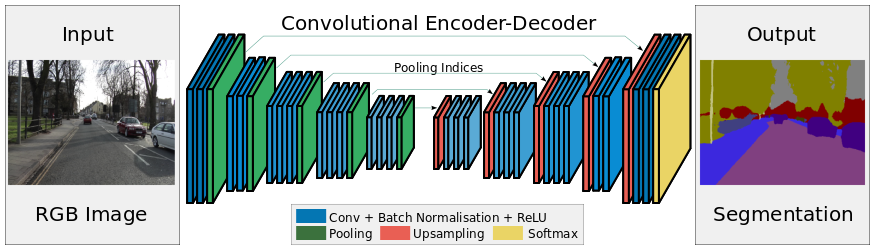
#> input picture milestone/images/segnet.png, 875 x 250 px
$ python -i helper.py   (imports and definitions only)
#> lines starting #> are read from the running program, lines starting #| are printed output that depends on the picture
from __future__ import absolute_import
from __future__ import print_function

import cv2
import numpy as np
import itertools

from helper import *
import os

# [63 lines left out: functions normalized, one_hot_it, one_hot_kitti, one_hot_bsds, gen_hot_bsds, not called in this run]

>>> import cv2
>>> picture = cv2.imread('../milestone/images/segnet.png')
#> picture is the input picture: shape (250, 875, 3); mean B, G, R 174.1, 173.7, 166.6
>>> result = normalized(picture)
#> in normalized, `b=rgb[:,:,0]`:
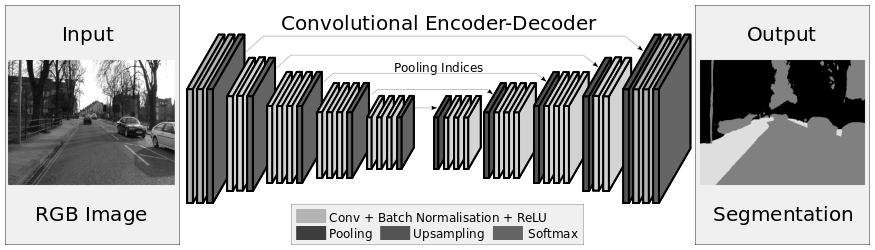
#> b: shape (250, 875); min 0, max 255, mean 174.1
#> in normalized, `g=rgb[:,:,1]`:
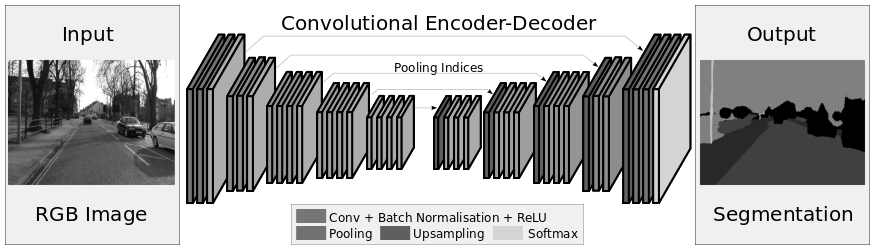
#> g: shape (250, 875); min 0, max 255, mean 173.7
#> in normalized, `r=rgb[:,:,2]`:
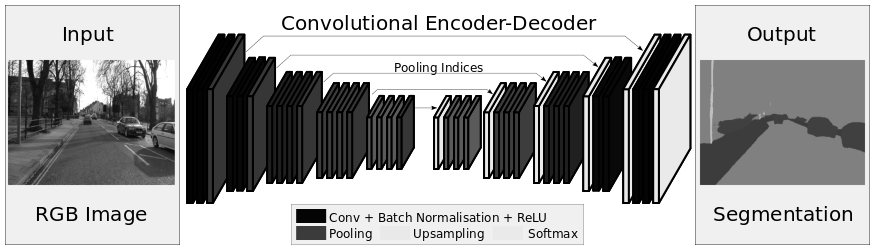
#> r: shape (250, 875); min 0, max 255, mean 166.6
#> in normalized, `norm[:,:,0]=cv2.equalizeHist(b)`:
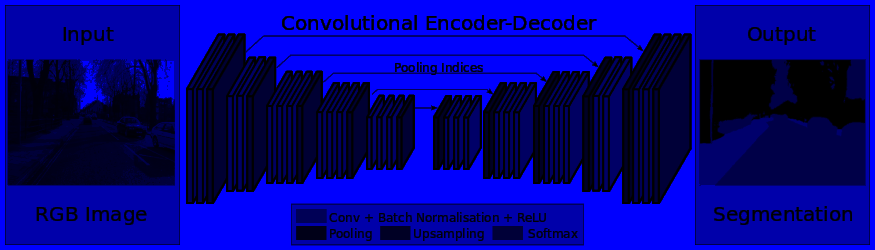
#> norm: shape (250, 875, 3) float32; mean of channels 0, 1, 2 135.2, 0, 0; drawn as B, G, R
#> in normalized, `norm[:,:,1]=cv2.equalizeHist(g)`:
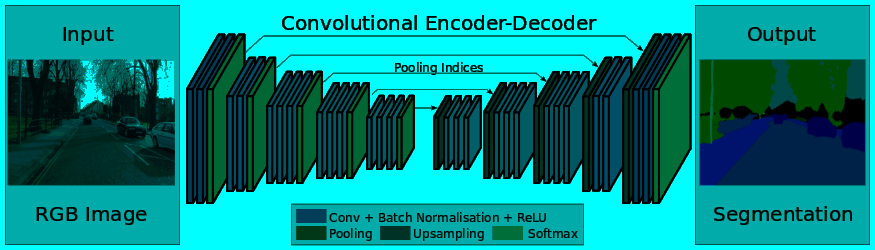
#> norm: shape (250, 875, 3) float32; mean of channels 0, 1, 2 135.2, 137.7, 0; drawn as B, G, R
#> in normalized, `norm[:,:,2]=cv2.equalizeHist(r)`:
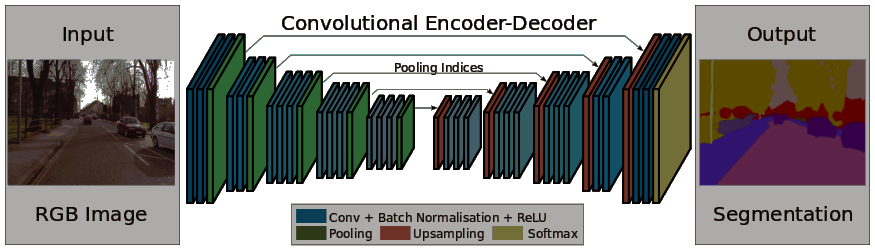
#> norm: shape (250, 875, 3) float32; mean of channels 0, 1, 2 135.2, 137.7, 138.2; drawn as B, G, R

$ run again, on milestone/images/unet.png
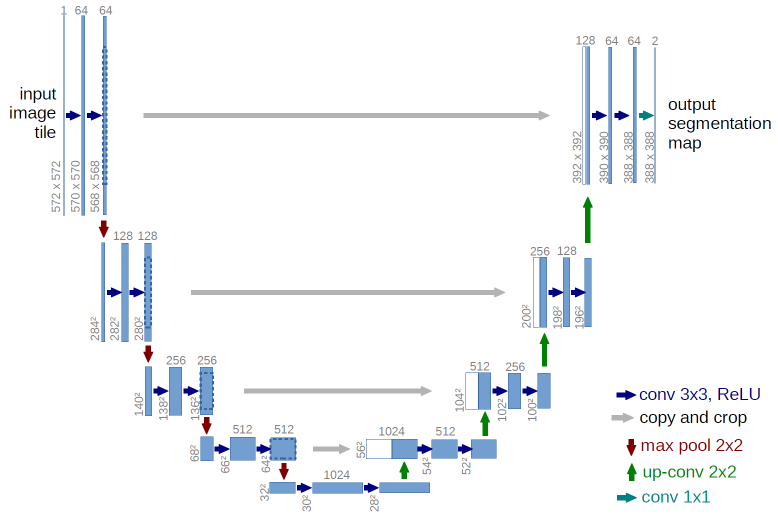
#> input picture milestone/images/unet.png, 1555 x 1036 px (shown at 1/2 size)
#> picture is the input picture: shape (1036, 1555, 3); mean B, G, R 248.4, 246.3, 244.4
#> in normalized, `norm[:,:,1]=cv2.equalizeHist(g)`:
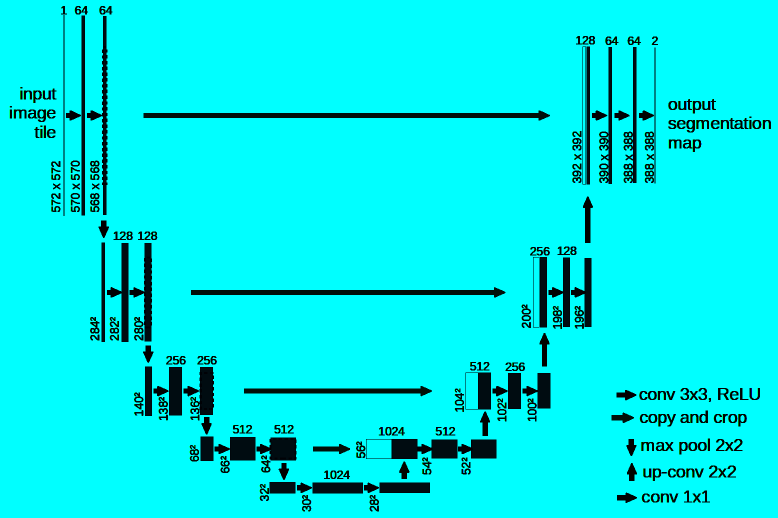
#> norm: shape (1036, 1555, 3) float32 (shown at 1/2 size); mean of channels 0, 1, 2 236.8, 236.7, 0; drawn as B, G, R
#> in normalized, `norm[:,:,2]=cv2.equalizeHist(r)`:
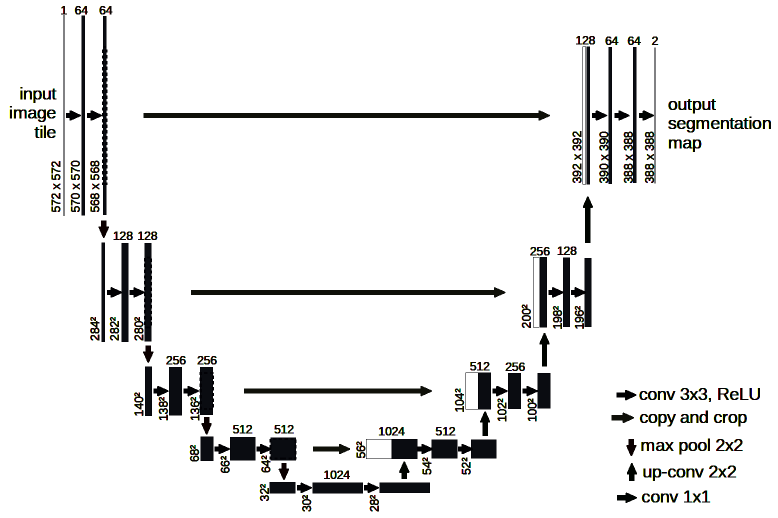
#> norm: shape (1036, 1555, 3) float32 (shown at 1/2 size); mean of channels 0, 1, 2 236.8, 236.7, 236.7; drawn as B, G, R
